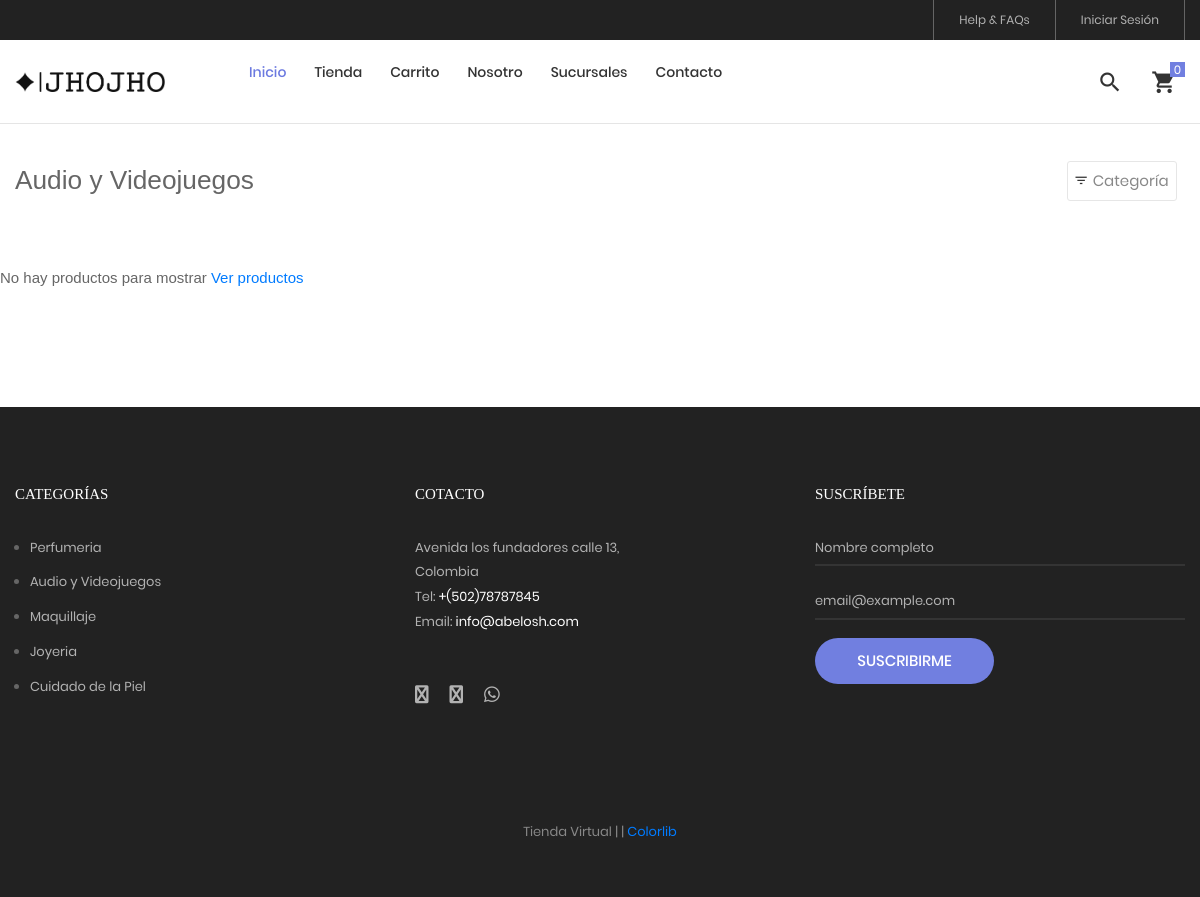
Screenshot of /tienda/categoria/2/audio-y-videojuegos with the database file from the repository.
### tables this page shows
CREATE TABLE `categoria` (
  `idcategoria` bigint(20) NOT NULL,
  `nombre` varchar(255) NOT NULL,
  `descripcion` text NOT NULL,
  `portada` varchar(100) NOT NULL,
  `datecreated` datetime NOT NULL DEFAULT current_timestamp(),
  `ruta` varchar(255) NOT NULL,
  `status` int(11) NOT NULL DEFAULT 1
);

### Libraries/Core/Views.php (called while the page is built)
<?php
	class Views
	{
		function getView($controller,$view,$data="")
		{
			$controller = get_class($controller);
			if($controller == "Home"){
				$view = "Views/".$view.".php";
			}else{
				$view = "Views/".$controller."/".$view.".php";
			}
			require_once ($view);
		}
	}
 ?>

### index.php (called while the page is built, shortened)
<?php
	require_once("Helpers/Helpers.php");
	require_once("Libraries/Core/Load.php");
 ?>

### Libraries/Core/Mysql.php (called while the page is built, shortened)
<?php
	class Mysql extends Conexion
	{
		private $conexion;
		function __construct()
		{
			$this->conexion = new Conexion();
			$this->conexion = $this->conexion->conect();
		}
		public function select_all(string $query)
		{
			$this->strquery = $query;
        	$result = $this->conexion->prepare($this->strquery);
			$result->execute();
        	$data = $result->fetchall(PDO::FETCH_ASSOC);
        	return $data;
		}
	}
 ?>

### Libraries/Core/Conexion.php (called while the page is built)
<?php
class Conexion{
	private $conect;
	public function __construct(){
		$connectionString = "mysql:host=".DB_HOST.";dbname=".DB_NAME.";charset=".DB_CHARSET;
		try{
			$this->conect = new PDO($connectionString, DB_USER, DB_PASSWORD);
			$this->conect->setAttribute(PDO::ATTR_ERRMODE, PDO::ERRMODE_EXCEPTION);
		}catch(PDOException $e){
			$this->conect = 'Error de conexión';
		    echo "ERROR: " . $e->getMessage();
		}
	}
	public function conect(){
		return $this->conect;
	}
}
?>

### Models/TCategoria.php (called while the page is built, shortened)
<?php
require_once("Libraries/Core/Mysql.php");
trait TCategoria{
	public function getCategorias(){
		$this->con = new Mysql();
		$sql = "SELECT c.idcategoria, c.nombre, c.portada, c.ruta, count(p.categoriaid) AS cantidad
				FROM producto p
				INNER JOIN categoria c
				ON p.categoriaid = c.idcategoria
				WHERE c.status = 1
				GROUP BY p.categoriaid, c.idcategoria";
		$request = $this->con->select_all($sql);
		if(count($request) > 0){
			for ($c=0; $c < count($request) ; $c++) {
				$request[$c]['portada'] = BASE_URL.'/Assets/images/uploads/'.$request[$c]['portada'];
			}
		}
		return $request;
	}
}
 ?>

### Helpers/Helpers.php (called while the page is built, shortened)
<?php
	function base_url()
	{
		return BASE_URL;
	}
    function footerTienda($data="")
    {
        $view_footer = "Views/Template/footer_tienda.php";
        require_once ($view_footer);
    }
    function getCatFooter(){
        require_once ("Models/CategoriasModel.php");
        $objCategoria = new CategoriasModel();
        $request = $objCategoria->getCategoriasFooter();
        return $request;
    }
    function getInfoPage(int $idpagina){
        require_once("Libraries/Core/Mysql.php");
        $con = new Mysql();
        $sql = "SELECT * FROM post WHERE idpost = $idpagina";
        $request = $con->select($sql);
        return $request;
    }
 ?>

### Models/CategoriasModel.php (called while the page is built, shortened)
<?php
	class CategoriasModel extends Mysql
	{
		public function getCategoriasFooter(){
			$sql = "SELECT idcategoria, nombre, descripcion, portada, ruta
					FROM categoria WHERE  status = 1 AND idcategoria IN (".CAT_FOOTER.")";
			$request = $this->select_all($sql);
			if(count($request) > 0){
				for ($c=0; $c < count($request) ; $c++) {
					$request[$c]['portada'] = BASE_URL.'/Assets/images/uploads/'.$request[$c]['portada'];
				}
			}
			return $request;
		}
	}
 ?>

### Views/Template/footer_tienda.php (the view, shortened to what this page needs)
	<?php
		$catFotter = getCatFooter();
	 ?>
	<footer class="bg3 p-t-75 p-b-32">
		<div class="container">
			<div class="row">
				<div class="col-sm-6 col-lg-4 p-b-50">
					<h4 class="stext-301 cl0 p-b-30">
						Categorías
					</h4>
					<?php if(count($catFotter) > 0){ ?>
					<ul>
						<?php foreach ($catFotter as $cat) { ?>
						<li class="p-b-10">
							<a href="<?= base_url() ?>/tienda/categoria/<?= $cat['idcategoria'].'/'.$cat['ruta'] ?>" class="stext-107 cl7 hov-cl1 trans-04">
								<?= $cat['nombre'] ?>
							</a>
						</li>
						<?php } ?>
					</ul>
					<?php } ?>
				</div>
				<div class="col-sm-6 col-lg-4 p-b-50">
					<h4 class="stext-301 cl0 p-b-30">
						Cotacto
					</h4>
					<p class="stext-107 cl7 size-201">
						<?= DIRECCION ?> <br>
						Tel: <a class="linkFooter" href="tel:<?= TELEMPRESA ?>"><?= TELEMPRESA ?></a><br>
						Email: <a class="linkFooter" href="mailto:<?= EMAIL_EMPRESA ?>"><?= EMAIL_EMPRESA ?></a>
					</p>
					<div class="p-t-27">
						<a href="<?= FACEBOOK ?>" target="_blanck" class="fs-18 cl7 hov-cl1 trans-04 m-r-16">
							<i class="fa fa-facebook"></i>
						</a>
						<a href="<?= INSTAGRAM ?>" target="_blanck"  class="fs-18 cl7 hov-cl1 trans-04 m-r-16">
							<i class="fa fa-instagram"></i>
						</a>
						<a href="https://wa.me/<?= WHATSAPP ?>" target="_blanck"  class="fs-18 cl7 hov-cl1 trans-04 m-r-16">
							<i class="fab fa-whatsapp"></i>
						</a>
					</div>
				</div>
				<div class="col-sm-6 col-lg-4 p-b-50">
					<h4 class="stext-301 cl0 p-b-30">
						Suscríbete
					</h4>
					<form id="frmSuscripcion" name="frmSuscripcion">
						<div class="wrap-input1 w-full p-b-4">
							<input class="input1 bg-none plh1 stext-107 cl7" type="text" id="nombreSuscripcion" name="nombreSuscripcion" placeholder="Nombre completo" required>
						</div>
						<br>
						<div class="wrap-input1 w-full p-b-4">
							<input class="input1 bg-none plh1 stext-107 cl7" type="email" id="emailSuscripcion" name="emailSuscripcion" placeholder="email@example.com" required >
						</div>
						<div class="p-t-18">
							<button class="flex-c-m stext-101 cl0 size-103 bg1 bor1 hov-btn2 p-lr-15 trans-04">
								Suscribirme
							</button>
						</div>
					</form>
				</div>
			</div>
			<div class="p-t-40">
				<p class="stext-107 cl6 txt-center">
					<?= NOMBRE_EMPESA; ?> | <?= WEB_EMPRESA; ?> | <a href="https://colorlib.com" target="_blank">Colorlib</a>
				</p>
			</div>
		</div>
	</footer>
</body>
</html>

### Views/Tienda/categoria.php (shortened to what this page needs)
<?php
$arrProductos = $data['productos'];
 ?>
<br><br><br>
<hr>
	<div class="bg0 m-t-23 p-b-140">
		<div class="container">
			<div class="flex-w flex-sb-m p-b-52">
				<div class="flex-w flex-l-m filter-tope-group m-tb-10">
					<h3><?= $data['page_title']; ?></h3>
				</div>
				<div class="flex-w flex-c-m m-tb-10">
					<div class="flex-c-m stext-106 cl6 size-104 bor4 pointer hov-btn3 trans-04 m-r-8 m-tb-4 js-show-filter">
						<i class="icon-filter cl2 m-r-6 fs-15 trans-04 zmdi zmdi-filter-list"></i>
						 Categoría &nbsp;
					</div>
				</div>
			</div>
			<div class="row isotope-grid">
			<?php
			if(!empty($arrProductos)){
				for ($p=0; $p < count($arrProductos); $p++) {
					$ruta = $arrProductos[$p]['ruta'];
					if(count($arrProductos[$p]['images']) > 0 ){
						$portada = $arrProductos[$p]['images'][0]['url_image'];
					}else{
						$portada = media().'/images/uploads/product.png';
					}
			 ?>
				<div class="col-sm-6 col-md-4 col-lg-3 p-b-35 isotope-item women">
					<div class="block2">
						<div class="block2-pic hov-img0">
							<img src="<?= $portada ?>" alt="<?= $arrProductos[$p]['nombre'] ?>">
							<a href="<?= base_url().'/tienda/producto/'.$arrProductos[$p]['idproducto'].'/'.$ruta; ?>" class="block2-btn flex-c-m stext-103 cl2 size-102 bg0 bor2 hov-btn1 p-lr-15 trans-04">
								Ver producto
							</a>
						</div>
						<div class="block2-txt flex-w flex-t p-t-14">
							<div class="block2-txt-child1 flex-col-l ">
								<a href="<?= base_url().'/tienda/producto/'.$arrProductos[$p]['idproducto'].'/'.$ruta; ?>" class="stext-104 cl4 hov-cl1 trans-04 js-name-b2 p-b-6">
									<?= $arrProductos[$p]['nombre'] ?>
								</a>
								<span class="stext-105 cl3">
									<?= SMONEY.formatMoney($arrProductos[$p]['precio']); ?>
								</span>
							</div>
							<div class="block2-txt-child2 flex-r p-t-3">
								<a href="#"
								 id="<?= openssl_encrypt($arrProductos[$p]['idproducto'],METHODENCRIPT,KEY); ?>"
								 class="btn-addwish-b2 dis-block pos-relative js-addwish-b2 js-addcart-detail
								 icon-header-item cl2 hov-cl1 trans-04 p-l-22 p-r-11
								 ">
									<i class="zmdi zmdi-shopping-cart"></i>
								</a>
							</div>
						</div>
					</div>
				</div>
			<?php
				}
			}else{
				?>
			<p>No hay productos para mostrar <a href="<?= base_url() ?>/tienda"> Ver productos</a></p>
			<?php
			}
			?>
			</div>
		</div>
	</div>
<?php
	footerTienda($data);
?>

### Assets/tienda/css/main.css (style rules this page uses)
.container { max-width: 1380px; }
@media (max-width: 1600px) { .container { max-width: 1200px; } }
.container p { margin-bottom: 20px; }
.container ul, .container ol { margin-left: 15px; margin-bottom: 20px; }
.container ul, .container ul li { list-style: initial; }
.cl0 { color: #fff; }
.cl2 { color: #333; }
.cl6 { color: #888; }
.cl7 { color: #b2b2b2; }
.stext-101 { font-family: Poppins-Medium; font-size: 15px; line-height: 1.466667; text-transform: uppercase; }
.stext-106 { font-family: Poppins-Regular; font-size: 15px; line-height: 1.2; }
.stext-107 { font-family: Poppins-Regular; font-size: 13px; line-height: 1.923; }
.stext-301 { font-family: Montserrat-Bold; font-size: 15px; line-height: 1.6; text-transform: uppercase; }
.size-103 { min-width: 179px; height: 46px; }
.size-104 { min-width: 94px; height: 40px; }
.size-201 { max-width: 270px; }
.bg-none { background-color: transparent; }
.bg0 { background-color: #fff; }
.bg1 { background-color: #717fe0; }
.bg3 { background-color: #222; }
.bor1 { border-radius: 23px; }
.bor4 { border: 1px solid #e6e6e6; border-radius: 3px; }
.wrap-input1 { position: relative; border-bottom: 2px solid rgba(204,204,204, 0.1); }
.input1 { background-color: transparent; width: 100%; }
.linkFooter { color: #FFF !important; }

### rows the page displays
categoria: nombre "Audio y Videojuegos"
categoria: nombre "Perfumeria"
categoria: nombre "Maquillaje"
categoria: nombre "Joyeria"
categoria: nombre "Cuidado de la Piel"

### other values shown
DIRECCION "Avenida los fundadores calle 13, Colombia"
TELEMPRESA "+(502)78787845"
EMAIL_EMPRESA "info@abelosh.com"
NOMBRE_EMPESA "Tienda Virtual"
